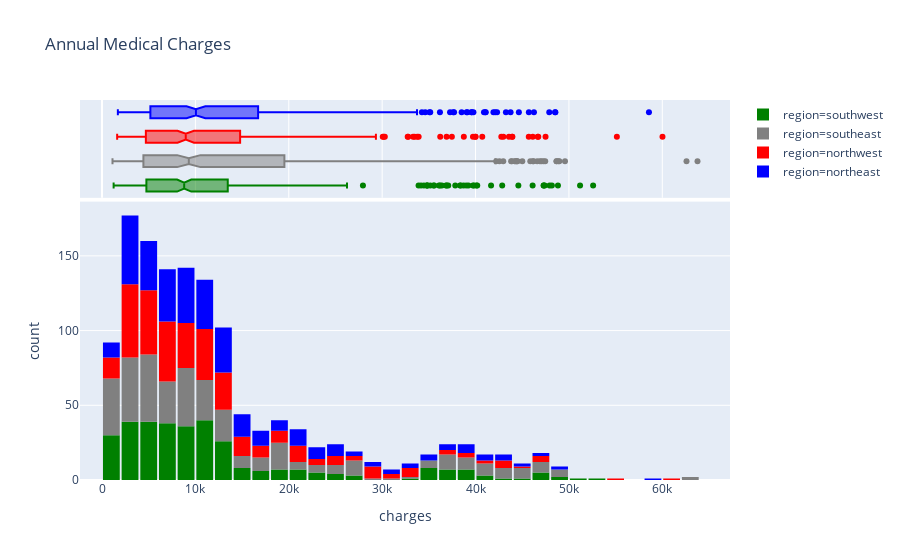

Notebook code for this chart:
### Code cell
fig = px.histogram(
    medical_df,
    x="charges",
    marginal="box",
    color="region",
    color_discrete_sequence=["green", "grey", "red", "blue"],
    title="Annual Medical Charges",
)
fig.update_layout(bargap=0.1)
fig.show()

### Figure 1 — Plotly figure (JSON) as saved in the notebook; plotly's stock layout.template omitted (floating-point values rounded to 4 significant figures; data arrays with more than 128 entries replaced by an {"elided": "..."} marker saying what was removed)
{"data": [{"alignmentgroup": "True", "bingroup": "x", "hoverlabel": {"namelength": 0}, "hovertemplate": "region=southwest<br>charges=%{x}<br>count=%{y}", "legendgroup": "region=southwest", "marker": {"color": "green"}, "name": "region=southwest", "offsetgroup": "region=southwest", "orientation": "v", "showlegend": true, "type": "histogram", "x": {"elided": "325 float values"}, "xaxis": "x", "yaxis": "y"}, {"alignmentgroup": "True", "hoverlabel": {"namelength": 0}, "hovertemplate": "region=southwest<br>charges=%{x}", "legendgroup": "region=southwest", "marker": {"color": "green"}, "name": "region=southwest", "notched": true, "offsetgroup": "region=southwest", "showlegend": false, "type": "box", "x": {"elided": "325 float values"}, "xaxis": "x2", "yaxis": "y2"}, {"alignmentgroup": "True", "bingroup": "x", "hoverlabel": {"namelength": 0}, "hovertemplate": "region=southeast<br>charges=%{x}<br>count=%{y}", "legendgroup": "region=southeast", "marker": {"color": "grey"}, "name": "region=southeast", "offsetgroup": "region=southeast", "orientation": "v", "showlegend": true, "type": "histogram", "x": {"elided": "364 float values"}, "xaxis": "x", "yaxis": "y"}, {"alignmentgroup": "True", "hoverlabel": {"namelength": 0}, "hovertemplate": "region=southeast<br>charges=%{x}", "legendgroup": "region=southeast", "marker": {"color": "grey"}, "name": "region=southeast", "notched": true, "offsetgroup": "region=southeast", "showlegend": false, "type": "box", "x": {"elided": "364 float values"}, "xaxis": "x2", "yaxis": "y2"}, {"alignmentgroup": "True", "bingroup": "x", "hoverlabel": {"namelength": 0}, "hovertemplate": "region=northwest<br>charges=%{x}<br>count=%{y}", "legendgroup": "region=northwest", "marker": {"color": "red"}, "name": "region=northwest", "offsetgroup": "region=northwest", "orientation": "v", "showlegend": true, "type": "histogram", "x": {"elided": "325 float values"}, "xaxis": "x", "yaxis": "y"}, {"alignmentgroup": "True", "hoverlabel": {"namelength": 0}, "hovertemplate": "region=northwest<br>charges=%{x}", "legendgroup": "region=northwest", "marker": {"color": "red"}, "name": "region=northwest", "notched": true, "offsetgroup": "region=northwest", "showlegend": false, "type": "box", "x": {"elided": "325 float values"}, "xaxis": "x2", "yaxis": "y2"}, {"alignmentgroup": "True", "bingroup": "x", "hoverlabel": {"namelength": 0}, "hovertemplate": "region=northeast<br>charges=%{x}<br>count=%{y}", "legendgroup": "region=northeast", "marker": {"color": "blue"}, "name": "region=northeast", "offsetgroup": "region=northeast", "orientation": "v", "showlegend": true, "type": "histogram", "x": {"elided": "324 float values"}, "xaxis": "x", "yaxis": "y"}, {"alignmentgroup": "True", "hoverlabel": {"namelength": 0}, "hovertemplate": "region=northeast<br>charges=%{x}", "legendgroup": "region=northeast", "marker": {"color": "blue"}, "name": "region=northeast", "notched": true, "offsetgroup": "region=northeast", "showlegend": false, "type": "box", "x": {"elided": "324 float values"}, "xaxis": "x2", "yaxis": "y2"}], "layout": {"bargap": 0.1, "barmode": "relative", "legend": {"tracegroupgap": 0}, "title": {"text": "Annual Medical Charges"}, "xaxis": {"anchor": "y", "domain": [0, 1], "title": {"text": "charges"}}, "xaxis2": {"anchor": "y2", "domain": [0, 1], "matches": "x", "showgrid": true, "showticklabels": false}, "yaxis": {"anchor": "x", "domain": [0, 0.7326], "title": {"text": "count"}}, "yaxis2": {"anchor": "x2", "domain": [0.7426, 1], "matches": "y2", "showgrid": false, "showline": false, "showticklabels": false, "ticks": ""}}}
